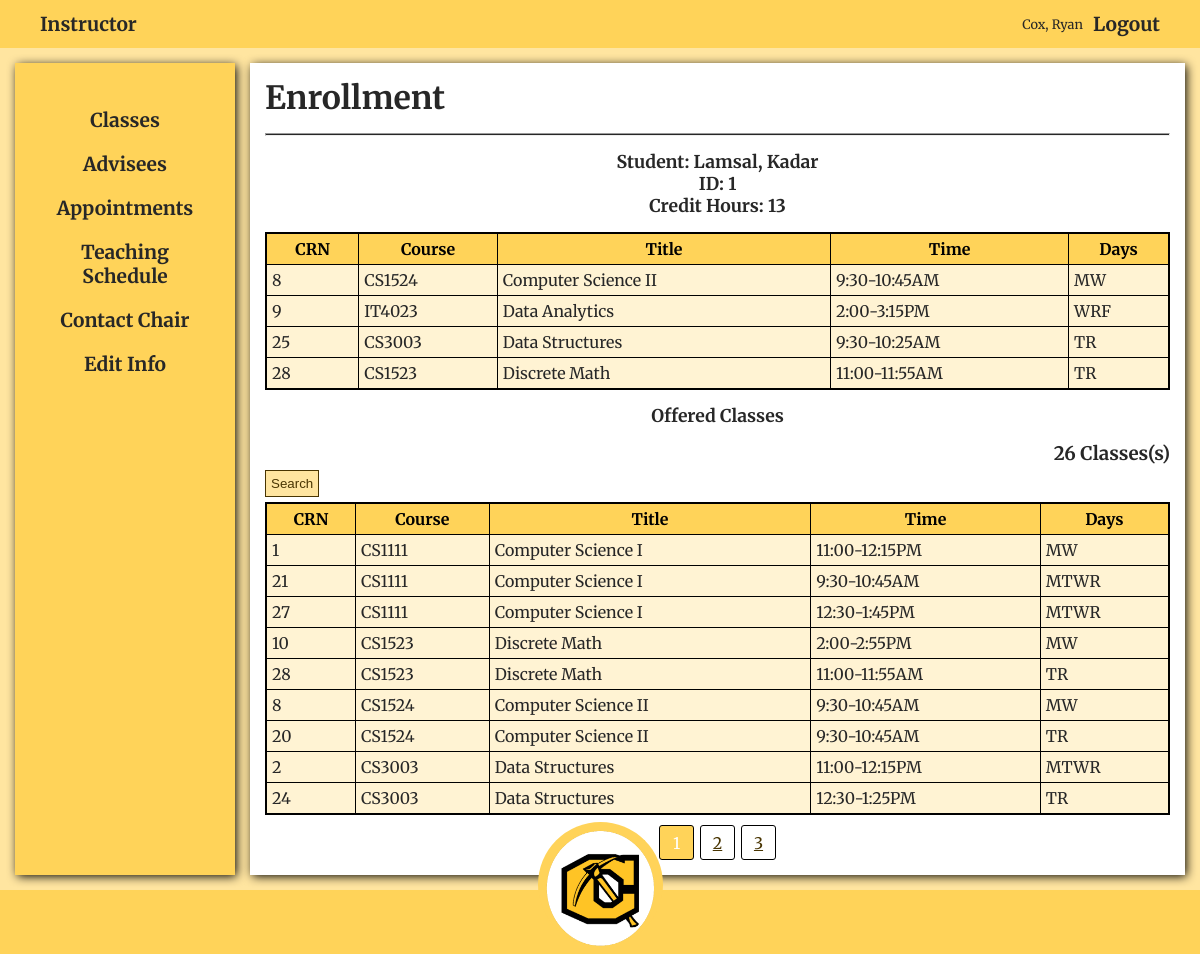
Screenshot of /user.php?feature=enroll&student_id=1 (signed in) with the database file from the repository.
### tables this page shows
CREATE TABLE `Faculty_Staff` (
  `faculty_id` int(11) NOT NULL,
  `faculty_firstname` varchar(50) NOT NULL,
  `faculty_lastname` varchar(50) NOT NULL,
  `faculty_email` varchar(50) NOT NULL,
  `faculty_phone` char(14) NOT NULL,
  `role` int(11) NOT NULL,
  `faculty_username` varchar(100) NOT NULL,
  `faculty_password` varchar(255) NOT NULL,
  `faculty_active` bit(1) NOT NULL DEFAULT b'1',
  `room_id` int(11) NOT NULL
);

CREATE TABLE `Student` (
  `student_id` int(11) NOT NULL,
  `student_firstname` varchar(50) NOT NULL,
  `student_lastname` varchar(50) NOT NULL,
  `student_email` varchar(50) NOT NULL,
  `classification` varchar(9) NOT NULL,
  `PIN` int(11) NOT NULL,
  `student_username` varchar(100) NOT NULL,
  `student_password` varchar(255) NOT NULL,
  `student_active` bit(1) NOT NULL DEFAULT b'1',
  `major_id` int(11) NOT NULL,
  `faculty_id` int(11) NOT NULL
);

CREATE TABLE `Enrollment` (
  `student_id` int(11) NOT NULL,
  `class_id` int(11) NOT NULL
);

CREATE TABLE `Course` (
  `course_id` int(11) NOT NULL,
  `course_name` varchar(50) NOT NULL,
  `credits` int(11) NOT NULL,
  `course_number` int(11) NOT NULL,
  `major_id` int(11) NOT NULL
);

CREATE TABLE `Class` (
  `class_id` int(11) NOT NULL,
  `days` char(4) NOT NULL,
  `minutes` int(11) NOT NULL,
  `time_id` int(11) NOT NULL,
  `room_id` int(11) NOT NULL,
  `course_id` int(11) NOT NULL,
  `faculty_id` int(11) NOT NULL
);

### includes/database/connect.php (called while the page is built, shortened)
<?php
$conn = mysqli_connect(D_LOCATION,D_USERNAME,D_PASSWORD,D_DATABASE);
function query($sql,$types,$params){
    global $conn;
    $stmt = mysqli_stmt_init($conn);
    if(!mysqli_stmt_prepare($stmt,$sql)){
        die("SQL SYNTAX ERROR: " . mysqli_error($conn));
    }
    mysqli_stmt_bind_param($stmt,$types,...$params);
    $exec = mysqli_stmt_execute($stmt);
    $result = mysqli_stmt_get_result($stmt);
    return $result;
}
function query_one($sql,$types,$params){
    $result = query($sql,$types,$params);
    $row = mysqli_fetch_assoc($result);
    if(!$row) return false;
    return clean_array($row);
}
function query_many($sql,$types,$params){
    $result = query($sql,$types,$params);
    $array = [];
    while($row = mysqli_fetch_assoc($result)){
        $array[] = clean_array($row);
    }
    return $array;
}
?>

### includes/database/queries_get_one_by.php (called while the page is built, shortened)
<?php
function get_student_by_id($id){
    $sql = "
        SELECT
            Student.*,
			Major.*,
            CONCAT(student_lastname,', ',student_firstname) as full_name,
            CONCAT(faculty_lastname,', ',faculty_firstname) as advisor
        FROM Student
        INNER JOIN Major
            ON Major.major_id = Student.major_id
        INNER JOIN Faculty_Staff
            ON Faculty_Staff.faculty_id = Student.faculty_id
        WHERE student_id = ?
            AND student_active = 1
    ";
    return query_one($sql,"s",[$id]);
}
function get_faculty_by_id($id){
    $sql = "
        SELECT
            Faculty_Staff.*,
            CONCAT(faculty_lastname,', ',faculty_firstname) as full_name,
            CONCAT(Room.building,' ',Room.room_number) as room
        FROM Faculty_Staff
        INNER JOIN Room
            ON Room.room_id = Faculty_Staff.room_id
        WHERE faculty_id = ?
            AND faculty_active = 1
    ";
    return query_one($sql,"s",[$id]);
}
function get_credits_by_student($student_id){
    $sql = "
        SELECT
            SUM(credits) as credits
        FROM Enrollment
        LEFT JOIN Student
            ON Student.student_id = Enrollment.student_id
        INNER JOIN Class
            ON Class.class_id = Enrollment.class_id
        INNER JOIN Course
            ON Course.course_id = Class.course_id
        WHERE Student.student_id = ?
        GROUP BY Student.student_id;
    ";
    $row = query_one($sql,"s",[$student_id]);
    return (int)$row["credits"];
}
?>

### includes/authentication/all.php (called while the page is built, shortened)
<?php
function is_logged_in(){
    return isset($_SESSION["id"]) && isset($_SESSION["role"]);
}
function is_faculty($role){
    switch($role){
        case ADMIN:
        case CHAIR:
        case INSTRUCTOR:
        case SECRETARY:
            return true;
    }
}
function authenticate(){
    $user = false;
    if($_SESSION["role"] === STUDENT)
        $user = get_student_by_id($_SESSION["id"]);
    else if(is_faculty($_SESSION["role"]))
        $user = get_faculty_by_id($_SESSION["id"]);
    return $user;
}
?>

### includes/functions/all.php (called while the page is built, shortened)
<?php
function clean_array($array){
    $clean = [];
    foreach($array as $key=>$value){
        $clean[$key] = htmlspecialchars($value);
    }
    return $clean;
}
function get_role_name($role){
    switch($role){
        case INSTRUCTOR: return "Instructor";
    }
}
?>

### includes/database/queries_get_many_by.php (called while the page is built, shortened)
<?php
function get_classes_by_student($student_id){
    $sql = "
        SELECT
            Enrollment.class_id,
            Course.course_name,
	    Course.course_id,
            CONCAT(Major.short_name, Course.course_number) as course_title,
            CONCAT(Faculty_Staff.faculty_lastname,', ',Faculty_Staff.faculty_firstname) as instructor,
            CONCAT(Faculty_Staff.faculty_lastname,', ',SUBSTR(Faculty_Staff.faculty_firstname,1,1)) as instructor_short,
	        CONCAT(DATE_FORMAT(time_,'%l:%i-'), DATE_FORMAT(DATE_ADD(ADDTIME(TIMESTAMP(CURRENT_DATE),time_), INTERVAL minutes minute),'%l:%i%p')) as time,
            days,
            credits,
            CONCAT(building, ' ', room_number) as room,
            room_number,
            building
        FROM Enrollment
        INNER JOIN Class
            ON Class.class_id = Enrollment.class_id
        INNER JOIN Course
            ON Course.course_id = Class.course_id
        INNER JOIN Faculty_Staff
            ON Faculty_Staff.faculty_id = Class.faculty_id
        INNER JOIN Timeslot
            ON Timeslot.time_id = Class.time_id
        INNER JOIN Major
            ON Major.major_id = Course.major_id
        INNER JOIN Room
            ON Room.room_id = Class.room_id
        WHERE Enrollment.student_id = ?
        ORDER BY Enrollment.class_id
    ";
    return query_many($sql, "s", [$student_id]);
}

### includes/database/queries_get_all.php (called while the page is built, shortened)
<?php
function get_all_classes($search = [], $count = false, $pagination = null)
{
    $instructor = isset($search["instructor"]) ? '%' . $search["instructor"] . '%' : "%";
    $crn = isset($search["crn"]) && !empty($search["crn"]) ? $search["crn"] : '%';
    $days = isset($search["days"]) && $search["days"] !== "all" ? $search["days"] . '%' : '%';
    $order = "course_title";
    $time = isset($search["time"]) && $search["time"] !== "all" ? $search["time"] : '%';
    $major = isset($search["major"]) && $search["major"] !== "all" ? $search["major"] : '%';
    $sql = "
        SELECT
            Class.class_id,
            Class.time_id,
            Course.course_name,
		Course.course_id,
            CONCAT(Major.short_name, Course.course_number) as course_title,
            CONCAT(Faculty_Staff.faculty_lastname,', ',Faculty_Staff.faculty_firstname) as instructor,
			CONCAT (Room.building , ' ' , Room.room_number) as classroom,
	        CONCAT(DATE_FORMAT(time_,'%l:%i-'), DATE_FORMAT(DATE_ADD(ADDTIME(TIMESTAMP(CURRENT_DATE),time_), INTERVAL minutes minute),'%l:%i%p')) as time,
            days,
            credits,
            COUNT(Student.student_id) as students
        FROM Class
		INNER JOIN Room
			ON Room.room_id = Class.room_id
        INNER JOIN Course
            ON Course.course_id = Class.course_id
        INNER JOIN Faculty_Staff
            ON Faculty_Staff.faculty_id = Class.faculty_id
        INNER JOIN Timeslot
            ON Timeslot.time_id = Class.time_id
        INNER JOIN Major
            ON Major.major_id = Course.major_id
        LEFT JOIN Enrollment
            ON Enrollment.class_id = Class.class_id
        LEFT JOIN Student
            ON Student.student_id = Enrollment.student_id
        WHERE CAST(Class.class_id AS CHAR) LIKE ?
            AND days LIKE ?
            AND Timeslot.time_id LIKE ?
			AND Major.major_id LIKE ?
        GROUP BY Class.class_id
        HAVING instructor LIKE ?
        ORDER BY {$order}
    ";
    $params = [$crn, $days, $time, $major, $instructor];
    $types = "sssss";
    if ($count)
        return Pagination::get_count_query($sql, $types, $params);
    else if ($pagination !== null)
        return $pagination->get_pagination_query($sql, $types, $params);
    else
        return query_many($sql, $types, $params);
}
?>

### users/features/enroll.php (the view, shortened to what this page needs)
<h1>Enrollment</h1>
<hr>
<?php
	$s_id = isset($_GET["student_id"])? $_GET["student_id"] : "";
	$student = get_student_by_id($s_id);
?>
<div class="who">
<h3>Student: <?php echo $student["full_name"]?></h3>
<h3>ID: <?php echo $student["student_id"] ?></h3>
<?php
	$credits = get_credits_by_student($student["student_id"]);
?>
<?php $classes = get_classes_by_student($student["student_id"]) ?>
<h2>Credit Hours: <?= $credits ?> </h2>
</div>
<div class="div-table">
    <table>
        <tr>
            <th>CRN</th>
            <th>Course</th>
            <th>Title</th>
            <th>Time</th>
            <th>Days</th>
        </tr>
        <?php foreach($classes as $class): ?>
            <tr class="row">
                <td><?= $class["class_id"] ?></td>
                <td><?= $class["course_title"] ?></td>
                <td><?= $class["course_name"] ?></td>
                <td><?= $class["time"] ?></td>
                <td><?= $class["days"] ?></td>
            </tr>
        <?php endforeach; ?>
    </table>
</div>
<div class="who">
    <h1>Offered Classes</h1>
</div>
<?php
$pagination = new Pagination(PAGES_CLASSES, $_GET, -1, true);
$offered_classes = get_all_classes($_GET, false, $pagination);
?>
<h3 class='total-count'><?= $pagination->get_total_rows() ?> Classes(s)</h3>
<button class="search-button">Search</button>
<div class="div-table">
    <table>
        <tr>
            <th>CRN</th>
            <th>Course</th>
            <th>Title</th>
            <th>Time</th>
            <th>Days</th>
        </tr>
        <?php foreach($offered_classes as $class): ?>
            <tr class="row">
                <td><?= $class["class_id"] ?></td>
                <td><?= $class["course_title"] ?></td>
                <td><?= $class["course_name"] ?></td>
                <td><?= $class["time"] ?></td>
                <td><?= $class["days"] ?></td>
            </tr>
        <?php endforeach; ?>
    </table>
</div>

### partials/user/header.php (shortened to what this page needs)
<!DOCTYPE html>
<html lang="en">
<head>
    <link rel="stylesheet" href="css/user.css">
    <link rel="stylesheet" href="css/input.css">
    <link rel="stylesheet" href="css/table.css">
    <link rel="stylesheet" href="css/search_form.css">
    <link rel="stylesheet" href="css/forms.css">
</head>
<body>
    <header>
        <div class="brand">
            <a class="mainlink" href="user.php"><?= get_role_name($role) ?></a>
        </div>
        <nav class="main-nav">
            <p><?= $user["full_name"] ?></p>
            <a class="mainlink logout" href="logout.php">Logout</a>
        </nav>
    </header>
    <div class="aside">
        <div class="aside-content">
            <?php require("users/links/choose.php") ?>
        </div>
    </div>
        <?php require("users/links/choose.php") ?>
    <main>
        <div class="main-content">

### css/user.css (style rules this page uses)
:root { --dark-yellow: #ffd359; --darkest-yellow: #493502; --light-yellow: #ffe5a0; --lightest-yellow: #fff3d3; --nav: #ffffcc; --text-color: rgb(39, 39, 39); --shadow: black 0.1em 0.15em 0.6em; --animation-time: 0.35s; --transform-position: 15px; }
body { color: var(--text-color); }
* { box-sizing: border-box; padding: 0; margin: 0; }
html { background-color: var(--light-yellow); }
body, html { height: 100%; overflow-x: hidden; }
body { font-family: 'Merriweather', serif; }
body { display: grid; width: 100vw; grid-template-areas: 'header header' 'side main' 'footer footer'; grid-template-rows: 48px 1fr 64px; grid-template-columns: 250px 1fr; }
main { position: relative; }
main h1 { position: relative; width: 100%; animation-name: come-down; animation-duration: var(--animation-time); animation-iteration-count: 1; }
main hr { animation-name: spread-out; animation-duration: var(--animation-time); animation-iteration-count: 1; margin: 15px 0; height: 3px; background-color: var(--text-color); }
.div-table, .form-content { animation-name: come-up; animation-duration: var(--animation-time); animation-iteration-count: 1; }
header { grid-area: header; background-color: var(--dark-yellow); padding-left: 30px; padding-right: 30px; font-size: 1.2rem; display: flex; justify-content: space-between; align-items: center; position: fixed; left: 0; top: 0; width: 100vw; height: 48px; z-index: 105; }
.main-nav { display: flex; flex-direction: row; align-items: center; }
.main-nav > p { font-size: 0.8rem; }
.aside { grid-area: side; padding: 15px; }
.aside-content { box-shadow: var(--shadow); flex-direction: column; display: flex; align-items: center; padding: 15px; padding-top: 35px; background-color: var(--dark-yellow); width: 100%; height: 100%; }
main { background-color: var(--light-yellow); grid-area: main; padding: 15px; padding-left: 0; }
.main-content { width: 100%; height: 100%; background-color: white; padding: 15px; position: relative; box-shadow: var(--shadow); }
.mainlink, .aside-content > a { color: var(--text-color); text-decoration: none; font-weight: 700; font-size: 1.2rem; text-align: center; }
.mainlink, .aside-content > a { padding: 10px; text-decoration: none; position: relative; transition: all 0.6s ease-in; transition-timing-function: cubic-bezier(0.19, 0.715, 0.2, 1.395); overflow: hidden; display: block; }
.mainlink:before, .aside-content > a:before { z-index: 1; transition: inherit; content: ''; width: 90%; height: 4px; position: absolute; left: 5%; bottom: 4px; background-color: var(--text-color); transform: translateY(210%); }

### css/table.css (style rules this page uses)
.div-table { overflow-x: auto; width: 100%; }
.div-table { border: 1px solid black; background-color: var(--lightest-yellow); }
.div-table table { width: 100%; border: 1px solid black; border-collapse: collapse; background-color: white; }
.div-table .row { background-color: var(--lightest-yellow); z-index: 100; }
.div-table table { position: relative; }
.div-table tr:nth-child(1) { background-color: var(--dark-yellow); color: black; }
.div-table td, .div-table th { padding: 5px; border: 1px solid black; }
.total-count { text-align: right; }

### css/search_form.css (style rules this page uses)
.search-button { color: blue; padding: 5px; background-color: var(--light-yellow); color: var(--darkest-yellow); border: 1px solid var(--darkest-yellow); outline: none; margin: 5px auto; transition: transform 0.25s; transform: rotateX(360deg); }

### css/forms.css (style rules this page uses)
.who { margin: 15px 0; }
.who > * { font-size: 1.1rem; text-align: center; }

### rows the page displays
faculty_staff: role "Instructor"
student: student_id "1"
enrollment: class "8", course_title "CS1524", course.course_name "Computer Science II", time "9:30-10:45AM", class.days "MW"
enrollment: class "9", course_title "IT4023", course.course_name "Data Analytics", time "2:00-3:15PM", class.days "WRF"
enrollment: class "25", course_title "CS3003", course.course_name "Data Structures", time "9:30-10:25AM", class.days "TR"
enrollment: class "28", course_title "CS1523", course.course_name "Discrete Math", time "11:00-11:55AM", class.days "TR"
class: class_id "1", course_title "CS1111", course.course_name "Computer Science I", time "11:00-12:15PM", days "MW"
class: class_id "21", course_title "CS1111", course.course_name "Computer Science I", time "9:30-10:45AM", days "MTWR"
class: class_id "27", course_title "CS1111", course.course_name "Computer Science I", time "12:30-1:45PM", days "MTWR"
class: class_id "10", course_title "CS1523", course.course_name "Discrete Math", time "2:00-2:55PM", days "MW"
class: class_id "28", course_title "CS1523", course.course_name "Discrete Math", time "11:00-11:55AM", days "TR"
class: class_id "8", course_title "CS1524", course.course_name "Computer Science II", time "9:30-10:45AM", days "MW"
class: class_id "20", course_title "CS1524", course.course_name "Computer Science II", time "9:30-10:45AM", days "TR"
class: class_id "2", course_title "CS3003", course.course_name "Data Structures", time "11:00-12:15PM", days "MTWR"
class: class_id "24", course_title "CS3003", course.course_name "Data Structures", time "12:30-1:25PM", days "TR"

### other values shown
$user["full_name"] "Cox, Ryan"
$name "Classes"
$name "Advisees"
$name "Appointments"
$name "Teaching Schedule"
$name "Contact Chair"
$name "Edit Info"
$student["full_name"] "Lamsal, Kadar"
$credits "13"
$pagination->get_total_rows() "26"
$page "2"
$page "3"
